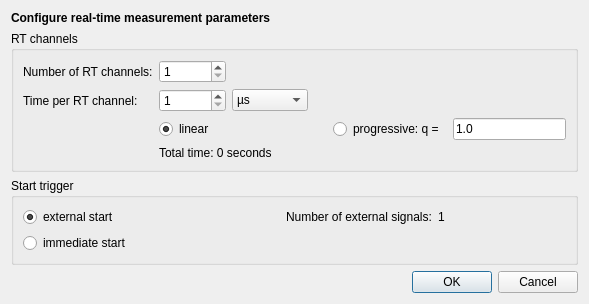
<?xml version="1.0" encoding="UTF-8"?>
<ui version="4.0">
 <class>Dialog</class>
 <widget class="QDialog" name="Dialog">
  <property name="geometry">
   <rect>
    <x>0</x>
    <y>0</y>
    <width>589</width>
    <height>273</height>
   </rect>
  </property>
  <property name="windowTitle">
   <string>Dialog</string>
  </property>
  <layout class="QVBoxLayout" name="verticalLayout">
   <item>
    <widget class="QLabel" name="label">
     <property name="sizePolicy">
      <sizepolicy hsizetype="Preferred" vsizetype="Fixed">
       <horstretch>0</horstretch>
       <verstretch>0</verstretch>
      </sizepolicy>
     </property>
     <property name="font">
      <font>
       <bold>true</bold>
      </font>
     </property>
     <property name="text">
      <string>Configure real-time measurement parameters</string>
     </property>
    </widget>
   </item>
   <item>
    <widget class="QGroupBox" name="groupBox">
     <property name="title">
      <string>RT channels</string>
     </property>
     <layout class="QGridLayout" name="gridLayout_2">
      <item row="1" column="0">
       <widget class="QLabel" name="label_3">
        <property name="text">
         <string>Number of RT channels:</string>
        </property>
       </widget>
      </item>
      <item row="1" column="1">
       <widget class="QSpinBox" name="chanBox">
        <property name="minimum">
         <number>1</number>
        </property>
        <property name="maximum">
         <number>1023</number>
        </property>
       </widget>
      </item>
      <item row="2" column="0">
       <widget class="QLabel" name="label_4">
        <property name="text">
         <string>Time per RT channel:</string>
        </property>
       </widget>
      </item>
      <item row="2" column="1">
       <widget class="QSpinBox" name="intervalBox">
        <property name="minimum">
         <number>1</number>
        </property>
        <property name="maximum">
         <number>1000000000</number>
        </property>
       </widget>
      </item>
      <item row="2" column="2">
       <widget class="QComboBox" name="intervalUnitBox">
        <item>
         <property name="text">
          <string>µs</string>
         </property>
        </item>
        <item>
         <property name="text">
          <string>ms</string>
         </property>
        </item>
        <item>
         <property name="text">
          <string>seconds</string>
         </property>
        </item>
       </widget>
      </item>
      <item row="2" column="3">
       <spacer name="horizontalSpacer">
        <property name="orientation">
         <enum>Qt::Horizontal</enum>
        </property>
        <property name="sizeHint" stdset="0">
         <size>
          <width>40</width>
          <height>20</height>
         </size>
        </property>
       </spacer>
      </item>
      <item row="3" column="1" colspan="3">
       <layout class="QHBoxLayout" name="horizontalLayout">
        <item>
         <widget class="QRadioButton" name="linBtn">
          <property name="text">
           <string>linear</string>
          </property>
          <property name="checked">
           <bool>true</bool>
          </property>
         </widget>
        </item>
        <item>
         <spacer name="horizontalSpacer_2">
          <property name="orientation">
           <enum>Qt::Horizontal</enum>
          </property>
          <property name="sizeHint" stdset="0">
           <size>
            <width>30</width>
            <height>20</height>
           </size>
          </property>
         </spacer>
        </item>
        <item>
         <widget class="QRadioButton" name="progBtn">
          <property name="text">
           <string>progressive: q = </string>
          </property>
         </widget>
        </item>
        <item>
         <widget class="QLineEdit" name="progBox">
          <property name="text">
           <string>1.0</string>
          </property>
         </widget>
        </item>
       </layout>
      </item>
      <item row="4" column="1" colspan="3">
       <widget class="QLabel" name="totalLbl">
        <property name="text">
         <string>Total time: 0 seconds</string>
        </property>
       </widget>
      </item>
     </layout>
    </widget>
   </item>
   <item>
    <widget class="QGroupBox" name="groupBox_2">
     <property name="title">
      <string>Start trigger</string>
     </property>
     <layout class="QGridLayout" name="gridLayout">
      <item row="0" column="2">
       <widget class="QLabel" name="label_2">
        <property name="text">
         <string>Number of external signals:</string>
        </property>
       </widget>
      </item>
      <item row="1" column="0" colspan="2">
       <widget class="QRadioButton" name="immBtn">
        <property name="text">
         <string>immediate start</string>
        </property>
       </widget>
      </item>
      <item row="0" column="0" colspan="2">
       <widget class="QRadioButton" name="extBtn">
        <property name="text">
         <string>external start</string>
        </property>
        <property name="checked">
         <bool>true</bool>
        </property>
       </widget>
      </item>
      <item row="0" column="3">
       <widget class="QLabel" name="label_5">
        <property name="text">
         <string>1</string>
        </property>
       </widget>
      </item>
     </layout>
    </widget>
   </item>
   <item>
    <widget class="QDialogButtonBox" name="buttonBox">
     <property name="orientation">
      <enum>Qt::Horizontal</enum>
     </property>
     <property name="standardButtons">
      <set>QDialogButtonBox::Cancel|QDialogButtonBox::Ok</set>
     </property>
    </widget>
   </item>
  </layout>
 </widget>
 <tabstops>
  <tabstop>chanBox</tabstop>
  <tabstop>intervalBox</tabstop>
  <tabstop>intervalUnitBox</tabstop>
  <tabstop>linBtn</tabstop>
  <tabstop>progBtn</tabstop>
  <tabstop>progBox</tabstop>
  <tabstop>extBtn</tabstop>
  <tabstop>immBtn</tabstop>
  <tabstop>buttonBox</tabstop>
 </tabstops>
 <resources/>
 <connections>
  <connection>
   <sender>buttonBox</sender>
   <signal>accepted()</signal>
   <receiver>Dialog</receiver>
   <slot>accept()</slot>
   <hints>
    <hint type="sourcelabel">
     <x>248</x>
     <y>254</y>
    </hint>
    <hint type="destinationlabel">
     <x>157</x>
     <y>274</y>
    </hint>
   </hints>
  </connection>
  <connection>
   <sender>buttonBox</sender>
   <signal>rejected()</signal>
   <receiver>Dialog</receiver>
   <slot>reject()</slot>
   <hints>
    <hint type="sourcelabel">
     <x>316</x>
     <y>260</y>
    </hint>
    <hint type="destinationlabel">
     <x>286</x>
     <y>274</y>
    </hint>
   </hints>
  </connection>
 </connections>
</ui>
